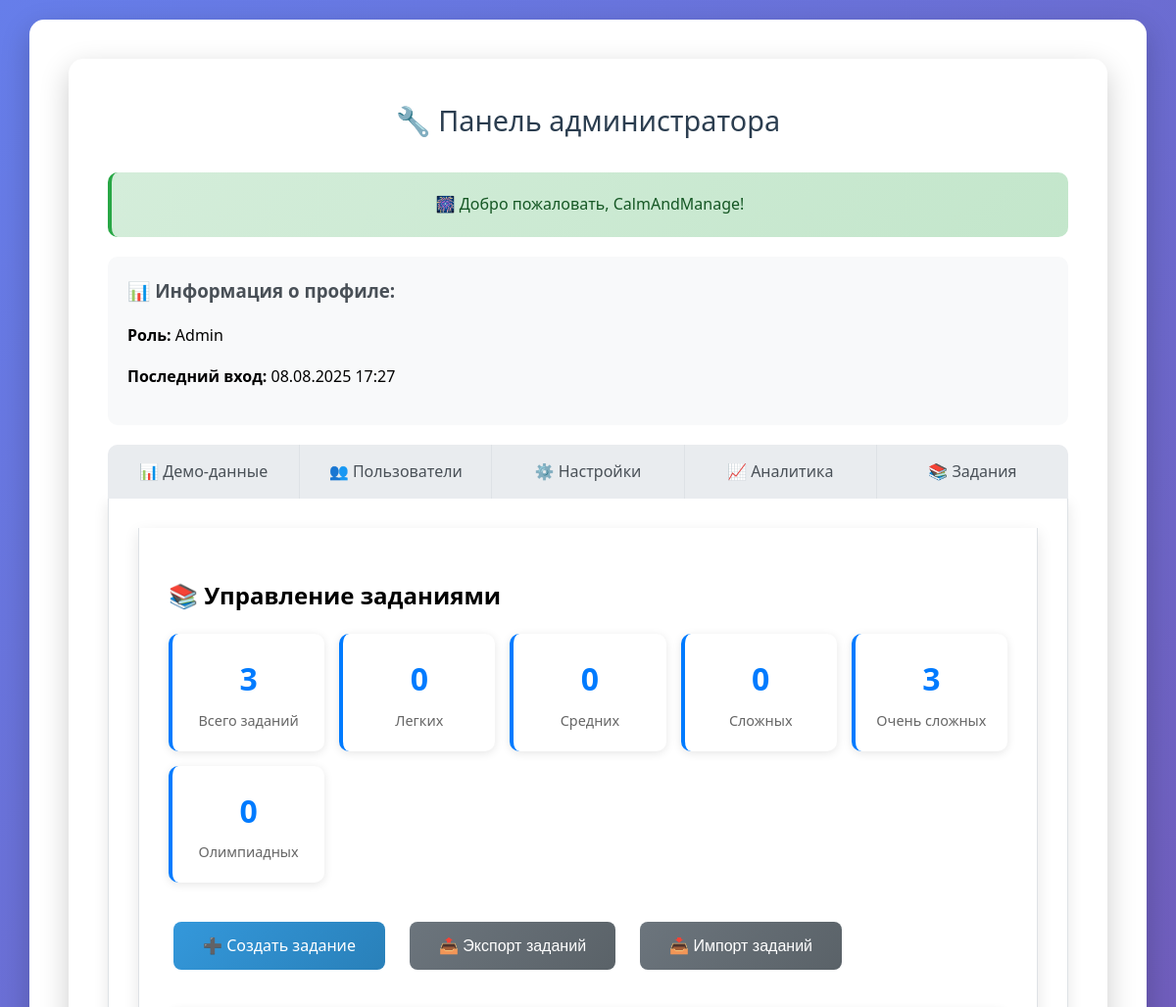
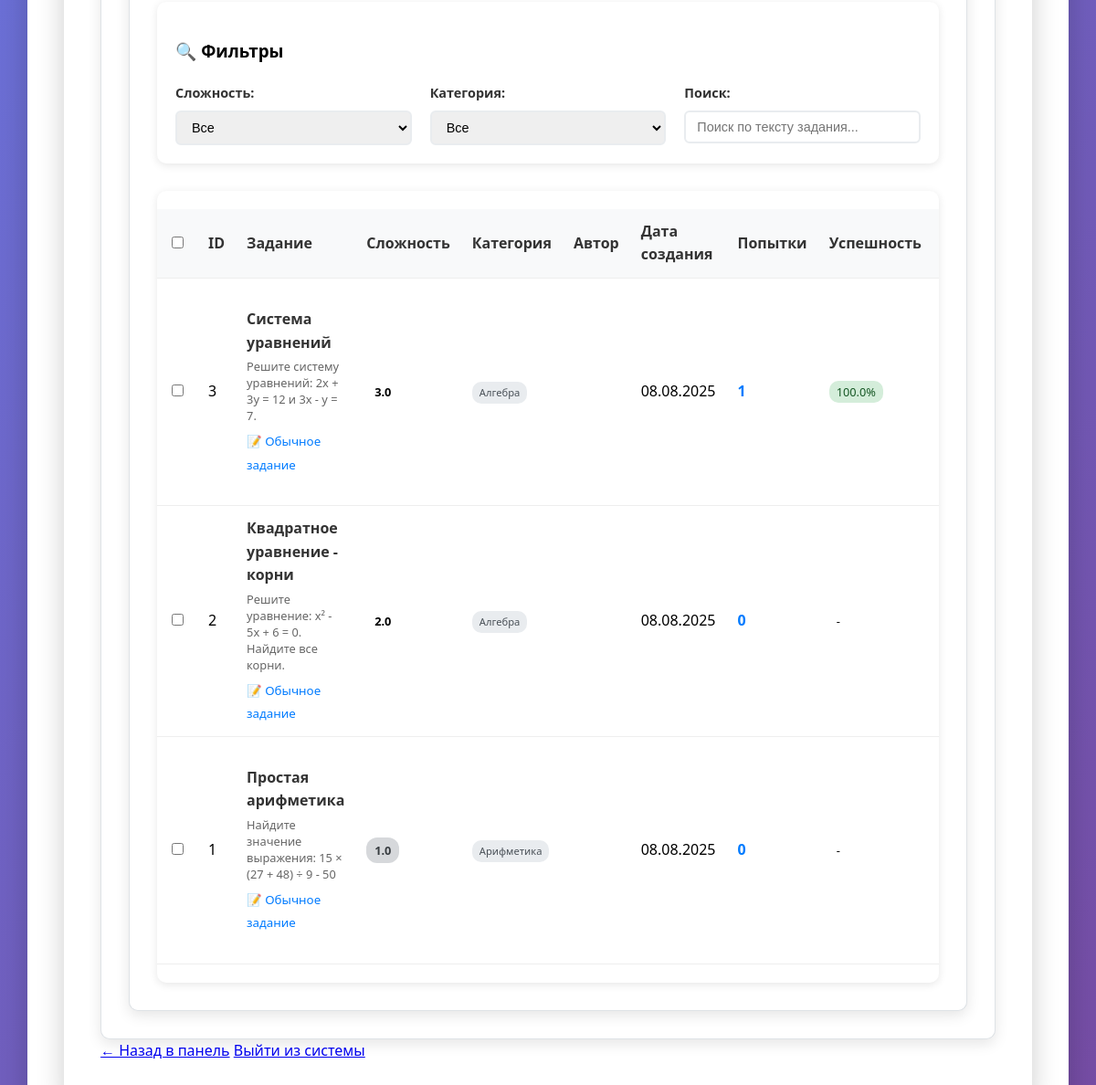
The app's page /admin/tasks (signed in) with its own data (2 pictures, top to bottom).
### models.py (models this page shows, shortened)
class User(UserMixin, db.Model):
    __tablename__ = 'users'
    id = db.Column(db.Integer, primary_key=True)
    username = db.Column(db.String(80), unique=True, nullable=False)
    email = db.Column(db.String(120), unique=True, nullable=False)
    password_hash = db.Column(db.String(255), nullable=False)
    role = db.Column(db.String(20), nullable=False, default='student')  # 'student' или 'teacher'
    first_name = db.Column(db.String(50))
    last_name = db.Column(db.String(50))
    created_at = db.Column(db.DateTime, default=datetime.utcnow)
    last_login = db.Column(db.DateTime)
    is_active = db.Column(db.Boolean, default=True)
    student_profile = db.relationship('StudentProfile', backref='user', uselist=False)
    task_attempts = db.relationship('TaskAttempt', backref='user', lazy='dynamic')
    created_tasks = db.relationship('MathTask', backref='creator', lazy='dynamic')

class MathTask(db.Model):
    __tablename__ = 'math_tasks'
    id = db.Column(db.Integer, primary_key=True)
    title = db.Column(db.String(200), nullable=False)
    description = db.Column(db.Text, nullable=False)
    answer_type = db.Column(db.String(50), nullable=False)  # 'single', 'system', 'coordinates', etc.
    correct_answer = db.Column(db.JSON, nullable=False)     # JSON с правильным ответом
    answer_schema = db.Column(db.JSON)                      # JSON схема полей для ввода
    explanation = db.Column(db.Text)
    difficulty_level = db.Column(db.Integer, nullable=False)  # 1-3 (Низкий-Средний-Высокий)
    topic = db.Column(db.String(100), nullable=False)       # Алгебра, Геометрия и т.д.
    max_score = db.Column(db.Float, default=1.0)           # Максимальный балл
    created_by = db.Column(db.Integer, db.ForeignKey('users.id'), nullable=False)
    created_at = db.Column(db.DateTime, default=datetime.utcnow)
    is_active = db.Column(db.Boolean, default=True)
    attempts = db.relationship('TaskAttempt', backref='task', lazy='dynamic')

### blueprints/admin.py (the view)
    def decorated_function(*args, **kwargs):
        if not current_user.is_authenticated or current_user.role != 'admin':
            flash('У вас нет прав доступа к этой странице', 'error')
            return redirect(url_for('main.dashboard'))
        return f(*args, **kwargs)

### app.py (called while the page is built)
@login_manager.user_loader
def load_user(user_id):
    return User.query.get(int(user_id))

### blueprints/admin.py (called while the page is built)
def admin_required(f):
    def decorated_function(*args, **kwargs):
        if not current_user.is_authenticated or current_user.role != 'admin':
            flash('У вас нет прав доступа к этой странице', 'error')
            return redirect(url_for('main.dashboard'))
        return f(*args, **kwargs)
    decorated_function.__name__ = f.__name__
    return decorated_function

@admin_bp.route('/tasks', methods=['GET'])
@login_required
@admin_required
def tasks():
    tasks = MathTask.query.order_by(MathTask.difficulty_level.desc(), MathTask.id.desc()).all()
    return render_template('admin/tasks.html', tasks=tasks)

### templates/admin/tasks.html (shortened to what this page needs)
{% extends "admin/base_admin.html" %}
{% block admin_content %}
<div class="admin-content">
    <h2>📚 Управление заданиями</h2>
    <div class="stats-grid">
        <div class="stat-card">
            <div class="stat-number">{{ tasks|length }}</div>
            <div class="stat-label">Всего заданий</div>
        </div>
        <div class="stat-card">
            <div class="stat-number">{{ tasks|selectattr("difficulty_level", "<", 0.3)|list|length }}</div>
            <div class="stat-label">Легких</div>
        </div>
        <div class="stat-card">
            <div class="stat-number">{{ tasks|selectattr("difficulty_level", ">=", 0.3)|selectattr("difficulty_level", "<", 0.6)|list|length }}</div>
            <div class="stat-label">Средних</div>
        </div>
        <div class="stat-card">
            <div class="stat-number">{{ tasks|selectattr("difficulty_level", ">=", 0.6)|selectattr("difficulty_level", "<", 0.8)|list|length }}</div>
            <div class="stat-label">Сложных</div>
        </div>
        <div class="stat-card">
            <div class="stat-number">{{ tasks|selectattr("difficulty_level", ">=", 0.8)|list|length }}</div>
            <div class="stat-label">Очень сложных</div>
        </div>
        <div class="stat-card">
            <div class="stat-number">{{ tasks|selectattr("answer_type", "equalto", "system")|list|length }}</div>
            <div class="stat-label">Олимпиадных</div>
        </div>
    </div>
    <div class="action-buttons">
        <a href="{{ url_for('tasks.create_task') }}" class="btn btn-primary">➕ Создать задание</a>
        <button class="btn btn-secondary" onclick="exportTasks()">📤 Экспорт заданий</button>
        <button class="btn btn-secondary" onclick="importTasks()">📥 Импорт заданий</button>
    </div>
    <div class="filters-section">
        <h3>🔍 Фильтры</h3>
        <div class="filters-grid">
            <div class="filter-item">
                <label for="difficulty-filter">Сложность:</label>
                <select id="difficulty-filter" onchange="filterTasks()">
                    <option value="">Все</option>
                </select>
            </div>
            <div class="filter-item">
                <label for="category-filter">Категория:</label>
                <select id="category-filter" onchange="filterTasks()">
                    <option value="">Все</option>
                </select>
            </div>
            <div class="filter-item">
                <label for="search-filter">Поиск:</label>
                <input type="text" id="search-filter" placeholder="Поиск по тексту задания..." onkeyup="filterTasks()">
            </div>
        </div>
    </div>
    {% if tasks %}
    <div class="table-container">
        <table class="data-table" id="tasks-table">
            <thead>
                <tr>
                    <th>
                        <input type="checkbox" id="select-all" onchange="toggleSelectAll()">
                    </th>
                    <th>ID</th>
                    <th>Задание</th>
                    <th>Сложность</th>
                    <th>Категория</th>
                    <th>Автор</th>
                    <th>Дата создания</th>
                    <th>Попытки</th>
                    <th>Успешность</th>
                    <th>Действия</th>
                </tr>
            </thead>
            <tbody>
                {% for task in tasks %}
                <tr class="task-row" data-difficulty="{{ (task.difficulty_level * 5)|round|int }}" data-topic="{{ task.topic or 'other' }}">
                    <td>
                        <input type="checkbox" class="task-select" value="{{ task.id }}">
                    </td>
                    <td>{{ task.id }}</td>
                    <td class="task-info">
                        <strong>{{ task.title or 'Без названия' }}</strong>
                        <div class="task-preview">
                            {{ task.description[:100] }}{% if task.description|length > 100 %}...{% endif %}
                        </div>
                        {% if task.answer_type == 'json' %}
                            <small class="task-type">🏆 Олимпиадное задание</small>
                        {% else %}
                            <small class="task-type">📝 Обычное задание</small>
                        {% endif %}
                    </td>
                    <td>
                        {% set difficulty_int = (task.difficulty_level * 5)|round|int %}
                        <div class="difficulty-badge difficulty-{{ difficulty_int }}">
                            {{ '%.1f'|format(task.difficulty_level) }}
                        </div>
                    </td>
                    <td>
                        {% if task.topic %}
                            <span class="category-badge">{{ task.topic }}</span>
                        {% else %}
                            <span class="category-badge category-other">Без темы</span>
                        {% endif %}
                    </td>
                    <td>
                    </td>
                    <td>
                        {% if task.created_at %}
                            {{ task.created_at.strftime('%d.%m.%Y') }}
                        {% else %}
                            -
                        {% endif %}
                    </td>
                    <td>
                        <span class="attempts-count">
                            {{ task.attempts|list|length if task.attempts else 0 }}
                        </span>
                    </td>
                    <td>
                        {% set attempts_list = task.attempts|list %}
                        {% set success_count = attempts_list|selectattr("is_correct", "equalto", true)|list|length %}
                        {% set total_attempts = attempts_list|length %}
                        {% if total_attempts > 0 %}
                            {% set success_rate = (success_count / total_attempts * 100)|round(1) %}
                            <span class="success-rate {% if success_rate >= 70 %}high{% elif success_rate >= 40 %}medium{% else %}low{% endif %}">
                                {{ success_rate }}%
                            </span>
                        {% else %}
                            <span class="success-rate">-</span>
                        {% endif %}
                    </td>
                    <td>
                    </td>
                </tr>
                {% endfor %}
            </tbody>
        </table>
    </div>
    {% endif %}
</div>
{% endblock %}

### templates/admin/base_admin.html (shortened to what this page needs)
{% extends "shared/base.html" %}
{% from "shared/form_macros.html" import form_start, csrf_field, csrf_js %}
{% block content %}
    <div class="container">
        <div class="form-title">🔧 Панель администратора</div>
        <div class="status">
            🎆 Добро пожаловать, {{ current_user.username }}!
        </div>
        <div style="background: #f8f9fa; padding: 20px; border-radius: 10px; margin: 20px 0;">
            <h3 style="color: #495057; margin-top: 0;">📊 Информация о профиле:</h3>
            <p><strong>Роль:</strong> {{ current_user.role.title() }}</p>
            <p><strong>Последний вход:</strong> {{ current_user.last_login.strftime('%d.%m.%Y %H:%M') }}</p>
        </div>
        <div class="admin-tabs">
            <a href="{{ url_for('admin.demo_data') }}" class="admin-tab {{ 'active' if active_tab == 'demo-data' else '' }}">📊 Демо-данные</a>
            <a href="{{ url_for('admin.users') }}" class="admin-tab {{ 'active' if active_tab == 'users' else '' }}">👥 Пользователи</a>
            <a href="{{ url_for('admin.settings') }}" class="admin-tab {{ 'active' if active_tab == 'settings' else '' }}">⚙️ Настройки</a>
            <a href="{{ url_for('admin.analytics') }}" class="admin-tab {{ 'active' if active_tab == 'analytics' else '' }}">📈 Аналитика</a>
            <a href="{{ url_for('admin.tasks') }}" class="admin-tab {{ 'active' if active_tab == 'tasks' else '' }}">📚 Задания</a>
        </div>
        <div class="admin-content">
            {% block admin_content %}{% endblock %}
        </div>
        <div class="admin-footer">
            <a href="{{ url_for('main.dashboard') }}">← Назад в панель</a>
            <a href="{{ url_for('auth.logout') }}">Выйти из системы</a>
        </div>
    </div>
{% endblock %}

### templates/shared/base.html (shortened to what this page needs)
<!DOCTYPE html>
<html lang="ru">
<head>
    <link rel="stylesheet" type="text/css" href="{{ url_for('static', filename='css/style.css') }}">
</head>
<body>
    <div class="container">
        {% block content %}{% endblock %}
    </div>
</body>
</html>

### static/css/style.css (style rules this page uses)
body { font-family: 'Segoe UI', Tahoma, Geneva, Verdana, sans-serif; max-width: min(1200px, 95%); margin: 0 auto; padding: 20px 10px; background: linear-gradient(135deg, #667eea 0%, #764ba2 100%); min-height: 100vh; line-height: 1.6; }
.container { background: white; padding: 40px; border-radius: 15px; box-shadow: 0 10px 30px rgba(0,0,0,0.2); margin: 0 auto 20px; width: 100%; box-sizing: border-box; }
input[type="text"], input[type="email"], input[type="password"], select { width: 100%; padding: 12px 15px; border: 2px solid #e1e8ed; border-radius: 8px; font-size: 16px; transition: border-color 0.3s ease; box-sizing: border-box; }
.btn { display: inline-block; background: linear-gradient(135deg, #3498db, #2980b9); color: white; padding: 12px 30px; text-decoration: none; border-radius: 8px; margin: 10px 5px; border: none; cursor: pointer; font-size: 16px; font-weight: 500; transition: all 0.3s ease; text-align: center; min-width: 120px; }
.btn-secondary { background: linear-gradient(135deg, #6c757d, #5a6268); }
.btn-primary { background: linear-gradient(135deg, #3498db, #2980b9); }
.status { background: linear-gradient(135deg, #d4edda, #c3e6cb); color: #155724; padding: 20px; border-radius: 10px; margin: 20px 0; text-align: center; font-weight: 500; border-left: 4px solid #28a745; }
.form-title { text-align: center; margin-bottom: 30px; color: #2c3e50; font-size: 1.8em; font-weight: 400; }
.admin-tabs { display: flex; background: #f8f9fa; border-radius: 10px 10px 0 0; margin: 20px 0 0 0; overflow: hidden; }
.admin-tab { flex: 1; padding: 15px 20px; text-align: center; background: #e9ecef; color: #495057; text-decoration: none; font-weight: 500; border-right: 1px solid #dee2e6; transition: all 0.3s ease; }
.admin-tab:last-child { border-right: none; }
.admin-content { background: white; padding: 30px; border-radius: 0 0 10px 10px; box-shadow: 0 5px 15px rgba(0,0,0,0.1); }
table { width: 100%; border-collapse: collapse; margin: 20px 0; }
th, td { padding: 12px; text-align: left; border-bottom: 1px solid #dee2e6; }
th { background: #f8f9fa; font-weight: 600; color: #495057; }
.admin-tab { flex: 1; padding: 15px 20px; text-align: center; background: #e9ecef; color: #495057; text-decoration: none; border-right: 1px solid #dee2e6; transition: all 0.3s ease; }
.admin-content { background: white; border-radius: 0 0 10px 10px; padding: 30px; border: 1px solid #dee2e6; border-top: none; }
.stats-grid { display: grid; grid-template-columns: repeat(auto-fit, minmax(200px, 1fr)); gap: 20px; margin: 20px 0; }
.stat-card { background: #f8f9fa; padding: 20px; border-radius: 10px; text-align: center; border-left: 4px solid #007bff; }
.stat-number { font-size: 2em; font-weight: bold; color: #007bff; }
.action-buttons { display: grid; grid-template-columns: repeat(auto-fit, minmax(250px, 1fr)); gap: 15px; margin: 20px 0; }

### records on screen
User: username "CalmAndManage", role "Admin", last_login "08.08.2025 17:27"
MathTask: id "3", title "Система уравнений", description "Решите систему уравнений: 2x + 3y = 12 и 3x - y = 7.", answer_type "📝 Обычное задание", difficulty_level "3.0", topic "Алгебра", created_at "08.08.2025", attempts|list "1", success_rate "100.0"
MathTask: id "2", title "Квадратное уравнение - корни", description "Решите уравнение: x² - 5x + 6 = 0. Найдите все корни.", answer_type "📝 Обычное задание", difficulty_level "2.0", topic "Алгебра", created_at "08.08.2025", attempts|list "0"
MathTask: id "1", title "Простая арифметика", description "Найдите значение выражения: 15 × (27 + 48) ÷ 9 - 50", answer_type "📝 Обычное задание", difficulty_level "1.0", topic "Арифметика", created_at "08.08.2025", attempts|list "0"

### other values on screen
{{ tasks|length }} "3"
{{ tasks|selectattr("difficulty_level", "<", 0.3)|list|length }} "0"
{{ tasks|selectattr("difficulty_level", ">=", 0.8)|list|length }} "3"
{{ tasks|selectattr("answer_type", "equalto", "system")|list|length }} "0"
